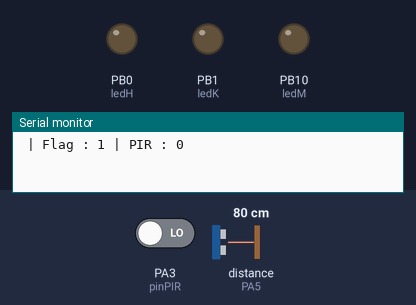
Recording of a sketch running on a simulated STM32 Blue Pill. Parts: output pins drawn as LEDs (lit = HIGH), the last lines printed to the serial monitor. The test bench sets the inputs (shaded band); at power-on: PA3 (pinPIR) LOW, distance to the obstacle (sensor on PA5) 80 cm. The echo pulse lasts 58.3 µs per cm.

Above: at 4.5 s.
At 9.3 s:
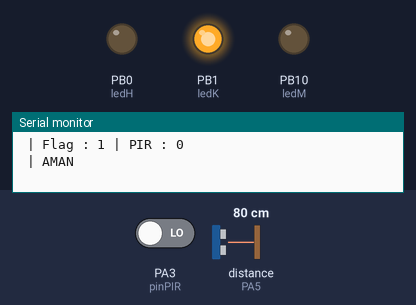
At 9.5 s:
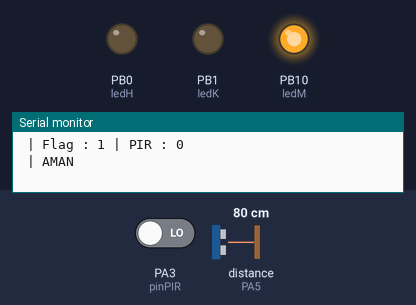
At 9.9 s:
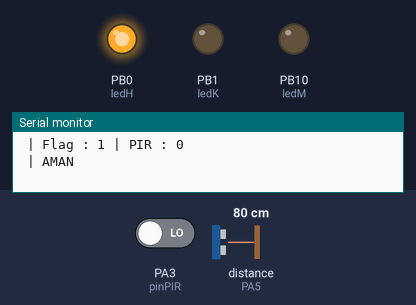
Timing chart, 0 to 13.3 s (numbered marks = the images above):
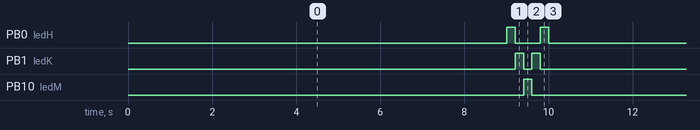

Measured:
- by itself, PB0 (ledH): repeats every 10.2 s: LOW 0.60 s, HIGH 0.20 s, LOW 9.2 s, HIGH 0.20 s
- by itself, PB1 (ledK): repeats every 10.2 s: LOW 0.20 s, HIGH 0.20 s, LOW 9.6 s, HIGH 0.20 s
- by itself, PB10 (ledM): alternates HIGH for 0.20 s and LOW for 10.0 s

The sketch:

6._Sensor_Ultra.ino
```cpp
// Include
#include <NewPing.h>

//Inisialisasi

//LED
const int ledM=PB10;
const int ledK=PB1;
const int ledH=PB0;

// PIR
  const int pinPIR=PA3;


//Ultra
const int tri=PA4;
const int echo=PA5;
int batas=200;
NewPing cm(tri, echo, batas);


int flag=1;

void setup()  {
  Serial.begin(9600);
//  LED
  pinMode(ledM, OUTPUT);
  pinMode(ledK, OUTPUT);
  pinMode(ledH, OUTPUT);
  digitalWrite(ledM, LOW);
  digitalWrite(ledK, LOW);
  digitalWrite(ledH, LOW);

//PIR
  pinMode(pinPIR, INPUT);

//  Ultra
  pinMode(tri, INPUT);
  pinMode(echo, INPUT);
}

void loop ()  {
//  Baca Sensor
  int bacaJarak=cm.ping_cm();
  int bacaPIR=digitalRead(pinPIR);

//  Serial

//  Logika
  if (bacaPIR == 1 && flag == 1) {
    flag=0;
//    delay(300);
  } if (bacaPIR == 1 && flag == 0) {
    flag++;
//    delay(300);
  }
//  Serial.print("Jarak : " + String(bacaJarak) + " cm");
  Serial.println(" | Flag : " + String(flag) + " | PIR : " + String(bacaPIR));

  delay(9000);
//  Pilihan Flag
  if(flag == 1 ){
     if (bacaJarak > 70 || bacaJarak == 0 ) {
      Serial.println(" | AMAN");
      digitalWrite(ledH, HIGH);
      delay(200);
      digitalWrite(ledH, LOW);
      digitalWrite(ledK, HIGH);
      delay(200);
      digitalWrite(ledK, LOW);
      digitalWrite(ledM, HIGH);
      delay(200);
      digitalWrite(ledM, LOW);
      digitalWrite(ledK, HIGH);
      delay(200);
      digitalWrite(ledK, LOW);
      digitalWrite(ledH, HIGH);
      delay(200);
      digitalWrite(ledH, LOW);
      delay(200);
     } else if ( bacaJarak < 20 ){
      Serial.println(" | BERHENTI");
      digitalWrite(ledK, HIGH);
      digitalWrite(ledM, HIGH);
      digitalWrite(ledH, HIGH);
      delay(100);
      digitalWrite(ledK, LOW);
      digitalWrite(ledM, LOW);
      digitalWrite(ledH, LOW);
     } else if ( bacaJarak > 20 && bacaJarak <= 70 ){
      Serial.println(" | BAHAYA");
      digitalWrite(ledK, HIGH);
      digitalWrite(ledM, HIGH);
      digitalWrite(ledH, HIGH);
      delay(800);
      digitalWrite(ledK, LOW);
      digitalWrite(ledM, LOW);
      digitalWrite(ledH, LOW);
     }
  } else if ( flag == 0 ){
     digitalWrite(ledK, LOW);
     digitalWrite(ledM, LOW);
     digitalWrite(ledH, LOW);
  }
}
```
